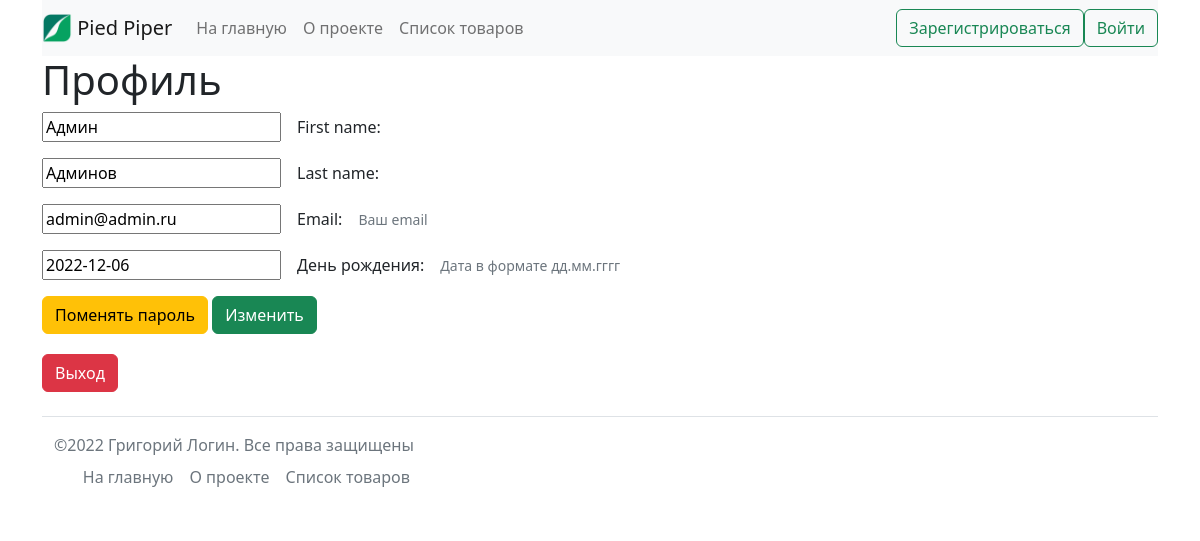
The page /profile/1/edit/ on the database its author committed.
### users/models.py (models this page shows, shortened)
class CustomUser(AbstractUser):
    username = None
    email = models.EmailField(
        'email',
        unique=True,
        help_text='Ваш email',
    )
    birthday = models.DateField(
        'день рождения',
        null=True,
        blank=True,
        help_text='Дата в формате дд.мм.гггг',
    )
    USERNAME_FIELD = 'email'
    REQUIRED_FIELDS = []
    objects = CustomUserManager()
    class Meta:
        verbose_name = 'пользователь'
        verbose_name_plural = 'пользователи'

### users/views.py (the view)
class ProfileEditView(generic.edit.UpdateView):
    model = CustomUser
    form_class = CustomUserChangeForm
    template_name = 'users/profile.html'
    success_url = reverse_lazy('homepage:home')
    def get_context_data(self, **kwargs):
        context = super(
            ProfileEditView,
            self,
        ).get_context_data(**kwargs)
        context['title'] = 'Ваш профиль'
        return context

### users/forms.py
class CustomUserChangeForm(UserChangeForm):
    password = None
    class Meta:
        model = CustomUser
        fields = ('first_name', 'last_name', 'email', 'birthday')

### core/context_processors.py (called while the page is built)
def birthday(request):
    return {
        'birthday': CustomUser.objects.filter(birthday=date.today()),
        }

### templates/users/profile.html (shortened to what this page needs)
{% extends 'base.html' %}
{% block content %}
    <h1>Профиль</h1>
    <form action="" method="post">
        {% for field in form %}
        <div class="mb-3">
            <div class="row g-3 align-items-center">
                <div class="col-auto">
                    {{ field }}
                </div>
                <div class="col-auto">
                    {{ field.label_tag }}
                </div>
                <div class="col-auto">
                    {% if field.help_text %}
                        <span class="form-text">
                            {{ field.help_text }}
                        </span>
                    {% endif %}
                </div>
            </div>
        </div>
    {% endfor %}
        <a class='btn btn-warning' href={% url 'users:password_change' %}>Поменять пароль</a>
        <input class='btn btn-success' type="submit" value="Изменить" />
    </form>
    <a style='margin-top:20px'  class='btn btn-danger' type="" href={% url 'users:logout' %}>Выход</a>
{% endblock content %}

### rows shown on the page
CustomUser: form "Админ" "Админов" "admin@admin.ru" "2022-12-06"

### other values the page prints
{{ field.label_tag }} "First name:" "Last name:" "Email:" "День рождения:"
{{ field.help_text }} "Ваш email" "Дата в формате дд.мм.гггг"
